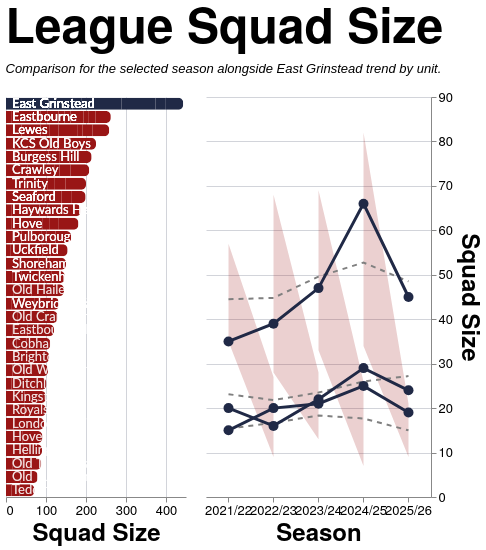

Vega-Lite specification stored for this chart:
### Vega-Lite specification from a JSON file in a GitHub repository (floating-point values rounded to 4 significant figures; data arrays with more than 128 entries replaced by an {"elided": "..."} marker saying what was removed)
{"config": {"axis": {"labelFont": "PT Sans Narrow, Helvetica Neue, Helvetica, Arial, sans-serif", "titleFont": "PT Sans Narrow, Helvetica Neue, Helvetica, Arial, sans-serif", "labelFontSize": 13, "titleFontSize": 24, "gridColor": "#202947", "gridOpacity": 0.2, "zindex": 1}, "text": {"font": "Lato, sans-serif"}, "bar": {"cornerRadiusEnd": 5}, "header": {"labelFont": "PT Sans Narrow, Helvetica Neue, Helvetica, Arial, sans-serif", "titleFont": "PT Sans Narrow, Helvetica Neue, Helvetica, Arial, sans-serif", "labelFontSize": 24, "titleFontSize": 28, "labelFontWeight": "bold", "orient": "left"}, "legend": {"labelFont": "PT Sans Narrow, Helvetica Neue, Helvetica, Arial, sans-serif", "titleFont": "PT Sans Narrow, Helvetica Neue, Helvetica, Arial, sans-serif", "labelFontSize": 14, "titleFontSize": 16, "titlePadding": 5, "fillColor": "white", "strokeColor": "black", "padding": 10, "titleFontWeight": "lighter", "titleFontStyle": "italic", "titleColor": "gray", "offset": 10}, "title": {"font": "PT Sans Narrow, Helvetica Neue, Helvetica, Arial, sans-serif", "fontSize": 48, "fontWeight": "bold", "anchor": "start", "align": "center", "titlePadding": 20, "subtitlePadding": 10, "subtitleFontSize": 13, "subtitleColor": "", "subtitleFontStyle": "italic", "offset": 15, "color": "black"}, "axisX": {"labelAngle": 0}, "facet": {"title": null, "header": null, "align": {"row": "each", "column": "each"}}, "resolve": {"scale": {"y": "independent", "facet": "independent"}}, "background": "transparent", "scale": {"offsetBandPaddingOuter": 0.2, "offsetBandPaddingInner": 0.1}, "view": {"stroke": null, "background": "transparent"}}, "hconcat": [{"layer": [{"mark": {"type": "bar", "strokeWidth": 2}, "encoding": {"color": {"condition": {"test": "datum.IsEGR", "value": "#202946"}, "value": "#991515"}, "tooltip": [{"field": "Team", "type": "nominal"}, {"field": "Season", "type": "nominal"}, {"field": "Unit", "type": "nominal"}, {"field": "Total Players", "title": "Total Players", "type": "quantitative"}], "x": {"field": "Total Players", "title": "Squad Size", "type": "quantitative"}, "y": {"axis": {"domain": false, "labels": false, "ticks": false}, "field": "Team", "sort": {"field": "Total Players", "order": "descending"}, "title": null, "type": "nominal"}}}, {"mark": {"type": "text", "align": "left", "baseline": "middle", "color": "white", "dx": 6, "fontSize": 13}, "encoding": {"opacity": {"condition": {"test": "datum.IsEGR", "value": 1}, "value": 0.5}, "text": {"field": "Team", "type": "nominal"}, "x": {"datum": 0}, "y": {"axis": {"domain": false, "labels": false, "ticks": false}, "field": "Team", "sort": {"field": "Total Players", "order": "descending"}, "title": null, "type": "nominal"}}}], "data": {"name": "data-16ecbc75f7e79c10ee8482bcf830c5c9"}, "height": 400, "width": 180}, {"layer": [{"mark": {"type": "rule", "color": "rgba(125, 150, 232, 0.18)", "strokeWidth": 32}, "encoding": {"x": {"field": "Season", "type": "nominal"}}, "transform": [{"filter": "datum.isSelected && datum.Unit === 'Total'"}]}, {"mark": {"type": "area", "color": "#991515", "opacity": 0.2}, "encoding": {"tooltip": [{"field": "Season", "title": "Season", "type": "nominal"}, {"field": "Unit", "title": "Unit", "type": "nominal"}, {"field": "League Min", "format": ".0f", "title": "League Min", "type": "quantitative"}, {"field": "League Max", "format": ".0f", "title": "League Max", "type": "quantitative"}, {"field": "League Average", "format": ".1f", "title": "League Average", "type": "quantitative"}], "x": {"field": "Season", "title": "Season", "type": "nominal"}, "y": {"field": "League Min", "title": "Squad Size", "type": "quantitative"}, "y2": {"field": "League Max"}}}, {"mark": {"type": "line", "color": "gray", "strokeDash": [5, 5], "strokeWidth": 2}, "encoding": {"detail": {"field": "Unit", "type": "nominal"}, "x": {"field": "Season", "type": "nominal"}, "y": {"axis": {"orient": "right"}, "field": "League Average", "type": "quantitative"}}}, {"mark": {"type": "line", "point": {"size": 100}, "strokeWidth": 3}, "encoding": {"color": {"condition": {"test": "datum.IsEGR", "value": "#202946"}, "value": "#991515"}, "detail": {"field": "Unit", "type": "nominal"}, "tooltip": [{"field": "Season", "title": "Season", "type": "nominal"}, {"field": "Unit", "title": "Unit", "type": "nominal"}, {"field": "Total Players", "format": ".0f", "title": "East Grinstead", "type": "quantitative"}], "x": {"field": "Season", "type": "nominal"}, "y": {"field": "Total Players", "type": "quantitative"}}}, {"mark": {"type": "point", "color": "#202946", "filled": true, "size": 200, "stroke": "#7d96e8", "strokeWidth": 3}, "encoding": {"detail": {"field": "Unit", "type": "nominal"}, "x": {"field": "Season", "type": "nominal"}, "y": {"field": "Total Players", "type": "quantitative"}}, "transform": [{"filter": "datum.isSelected && datum.IsEGR"}]}], "data": {"name": "data-8e3a2f60fc8285eb4dceef08b1350bdf"}, "height": 400, "width": {"step": 45}}], "resolve": {"scale": {"y": "independent"}}, "spacing": 18, "title": {"text": "League Squad Size", "subtitle": "Comparison for the selected season alongside East Grinstead trend by unit."}, "$schema": "https://vega.github.io/schema/vega-lite/v5.20.1.json", "datasets": {"data-16ecbc75f7e79c10ee8482bcf830c5c9": {"elided": "156 records"}, "data-8e3a2f60fc8285eb4dceef08b1350bdf": [{"Season": "2021/22", "Unit": "Backs", "League Min": 10, "League Max": 23, "League Average": 15.38, "Team": "East Grinstead", "Total Players": 15, "IsEGR": true}, {"Season": "2021/22", "Unit": "Forwards", "League Min": 20, "League Max": 28, "League Average": 23.12, "Team": "East Grinstead", "Total Players": 20, "IsEGR": true}, {"Season": "2021/22", "Unit": "Total", "League Min": 35, "League Max": 57, "League Average": 44.5, "Team": "East Grinstead", "Total Players": 35, "IsEGR": true}, {"Season": "2022/23", "Unit": "Backs", "League Min": 9, "League Max": 27, "League Average": 16.7, "Team": "East Grinstead", "Total Players": 20, "IsEGR": true}, {"Season": "2022/23", "Unit": "Forwards", "League Min": 16, "League Max": 34, "League Average": 21.8, "Team": "East Grinstead", "Total Players": 16, "IsEGR": true}, {"Season": "2022/23", "Unit": "Total", "League Min": 28, "League Max": 68, "League Average": 44.8, "Team": "East Grinstead", "Total Players": 39, "IsEGR": true}, {"Season": "2023/24", "Unit": "Backs", "League Min": 13, "League Max": 28, "League Average": 18.33, "Team": "East Grinstead", "Total Players": 21, "IsEGR": true}, {"Season": "2023/24", "Unit": "Forwards", "League Min": 15, "League Max": 32, "League Average": 23.5, "Team": "East Grinstead", "Total Players": 22, "IsEGR": true}, {"Season": "2023/24", "Unit": "Total", "League Min": 33, "League Max": 69, "League Average": 49.58, "Team": "East Grinstead", "Total Players": 47, "IsEGR": true}, {"Season": "2024/25", "Unit": "Backs", "League Min": 7, "League Max": 26, "League Average": 17.67, "Team": "East Grinstead", "Total Players": 25, "IsEGR": true}, {"Season": "2024/25", "Unit": "Forwards", "League Min": 16, "League Max": 45, "League Average": 26.0, "Team": "East Grinstead", "Total Players": 29, "IsEGR": true}, {"Season": "2024/25", "Unit": "Total", "League Min": 34, "League Max": 82, "League Average": 52.75, "Team": "East Grinstead", "Total Players": 66, "IsEGR": true}, {"Season": "2025/26", "Unit": "Backs", "League Min": 9, "League Max": 21, "League Average": 15.0, "Team": "East Grinstead", "Total Players": 19, "IsEGR": true}, {"Season": "2025/26", "Unit": "Forwards", "League Min": 23, "League Max": 37, "League Average": 27.2, "Team": "East Grinstead", "Total Players": 24, "IsEGR": true}, {"Season": "2025/26", "Unit": "Total", "League Min": 36, "League Max": 66, "League Average": 48.5, "Team": "East Grinstead", "Total Players": 45, "IsEGR": true}]}}
